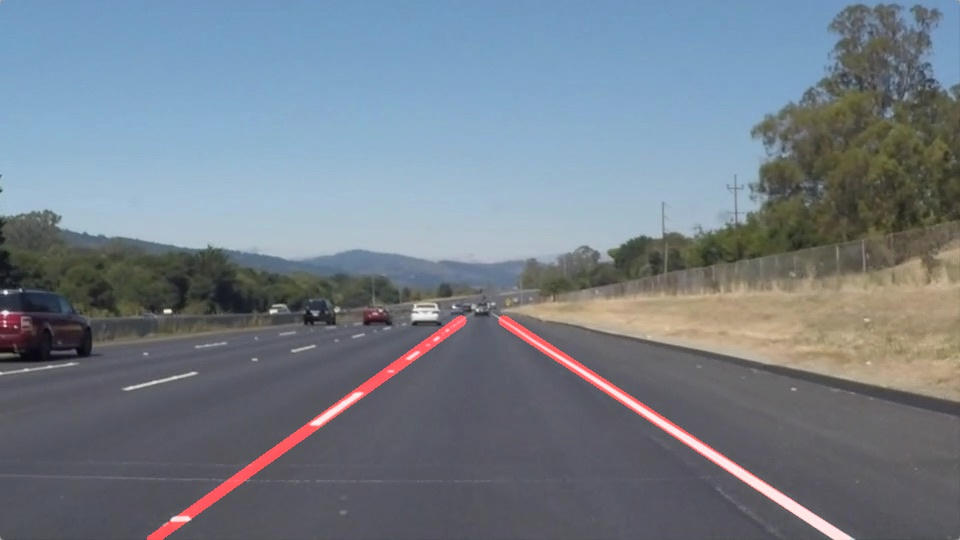
#> input picture sdc_eng/CarND-LaneLines-P1/examples/laneLines_thirdPass.jpg, 960 x 540 px
$ python -i detlane_p1.py   (imports and definitions only)
#> lines starting #> are read from the running program, lines starting #| are printed output that depends on the picture; after the words box and inside, x2 and y2 are one past the last pixel; in counts of white or black regions, pixels touching at a corner belong together
import matplotlib.pyplot as plt
import matplotlib.image as mpimg
import numpy as np
import cv2

import os
import sys

base_dir = "CarND-LaneLines-P1/"

image_dir = base_dir + "test_images/"
vid_dir = base_dir + "test_videos/"

# helper functions

def grayscale(image):

    return cv2.cvtColor(image, cv2.COLOR_RGB2GRAY)

def canny(image, low_threshold, high_threshold):

    return cv2.Canny(image, low_threshold, high_threshold)

def gaussian_blur(image, kernel_size):

    return cv2.GaussianBlur(image, (kernel_size, kernel_size), 0)

def region_of_interest(image, vertices):

    mask = np.zeros_like(image)

    if len(image.shape) > 2:
        channel_count = image.shape[2]
        ignore_mask_color = (255, ) * channel_count

    else:
        ignore_mask_color = 255

    cv2.fillPoly(mask, vertices, ignore_mask_color)

    masked_image = cv2.bitwise_and(image, mask)

    return masked_image

# point of intersection of two lines using their 4 constituent points
def point_of_intersection(line1, line2):

    '''
    args:
        line1 and line2: 4-tuple representing a line, of the form (x1, y1, x2, y2)

    returns:
        (x, y): point of intersection of the two lines. If parallel, returns infinity
    '''

    x1, y1, x2, y2 = line1
    x3, y3, x4, y4 = line2

    a1 = y2 - y1
    b1 = x1 - x2
    c1 = a1 * x1 + b1 * y1

    a2 = y4 - y3
    b2 = x3 - x4
    c2 = a2 * x3 + b2 * y3

    det = a1 * b2 - a2 * b1

    if det != 0:
        x = (b2 * c1 - b1 * c2) / det
        y = (a1 * c2 - a2 * c1) / det

        return (int(x), int(y))

    else:
        # lines are parallel
        # returns this instead of np.inf since integer values are expected for point coordinates
        return (sys.maxsize, sys.maxsize)


def draw_lines(image, lines, color = [255, 0, 0], thickness = 2):

    # create lines of the top and bottom of the lane
    # NOTE: remember to generalize this later to work on images of various sizes
    top = (450, 330, 490, 330)
    bottom = (0, image.shape[0], image.shape[1], image.shape[0])

    # separate lines by left and right to aggregate into two final lines, one per side
    left_lines = []
    right_lines = []

    for line in lines:

        for x1, y1, x2, y2 in line:
            slope = (y2 - y1) / (x2 - x1) if x2 - x1 != 0 else np.inf

            # only include lines that have slopes characteristic of typical lane lines

            # points seem to be ordered left to right, so...

            # left lines have a positive slope
            if slope < 5 and slope > 0.5:
                left_lines.append((x1, y1, x2, y2))

            # while right lines have a negative slope
            if slope > -5 and slope < -0.5:
                right_lines.append((x1, y1, x2, y2))

    num_left = len(left_lines)
    num_right = len(right_lines)

    avg_left = [k // num_left for k in [sum(x) for x in zip(*left_lines)]]
    avg_right = [k // num_right for k in [sum(x) for x in zip(*right_lines)]]

    #print(len(avg_left))
    #print(len(avg_right))

    # find intersections with the "top" and "bottom" of the lane to extend the detected lines

    for line in [avg_left, avg_right]:

        if len(line) == 4:
            top_intersect = point_of_intersection(tuple(line), top)
            bot_intersect = point_of_intersection(tuple(line), bottom)

        # print("Intersection with top: ", top_intersect)
        # print("Intersection with bottom: ", bot_intersect)

        cv2.line(image, top_intersect, bot_intersect, color, thickness)

    # [6 lines of commented-out code are left out]

def hough_transform(image, rho, theta, threshold, min_line_len, max_line_gap):

    lines = cv2.HoughLinesP(image, rho, theta, threshold, np.array([]), minLineLength = min_line_len, maxLineGap = max_line_gap)
    line_image = np.zeros((image.shape[0], image.shape[1], 3), dtype = np.uint8)
    draw_lines(line_image, lines, thickness = 10)

    return line_image

def weighted_image(image, initial_image, alpha = 0.8, beta = 1., gamma = 0.0):

    return cv2.addWeighted(initial_image, alpha, image, beta, gamma)


# lane detection pipeline
def detect_lane_lines(image):

    img_dims = image.shape

    gray = grayscale(image)
    gray_blur = gaussian_blur(image, kernel_size = 5)

    edges = canny(image, low_threshold = 50, high_threshold = 150)

    mask_vertices = np.array([[(0, img_dims[0]), (450, 330), (490, 330), (img_dims[1], img_dims[0])]], dtype = np.int32)

    masked_edges = region_of_interest(edges, mask_vertices)

    line_image = hough_transform(masked_edges, rho = 1, theta = np.pi / 180, threshold = 15, min_line_len = 20, max_line_gap = 20)

    color_image_with_lines = weighted_image(line_image, image)

    # [7 lines of commented-out code are left out]

    return color_image_with_lines

from moviepy.editor import VideoFileClip
from IPython.display import HTML


# [18 lines not run here, left out]

>>> import cv2
>>> picture = cv2.cvtColor(cv2.imread('CarND-LaneLines-P1/examples/laneLines_thirdPass.jpg'), cv2.COLOR_BGR2RGB)
>>> result = detect_lane_lines(picture)
#> in grayscale, `return cv2.cvtColor(image, cv2.COLOR_RGB2GRAY)`:
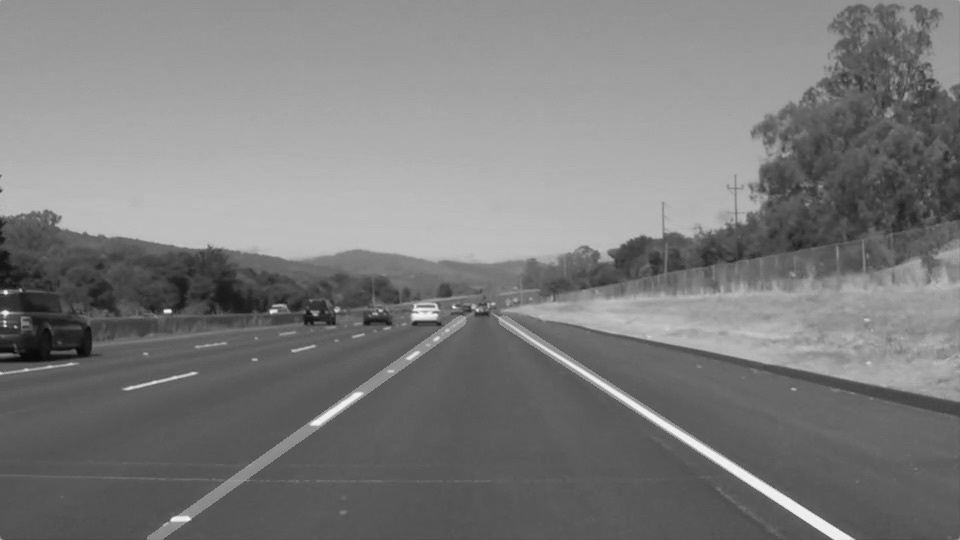
#> returned value: shape (540, 960); min 8, max 246, mean 124.2
#> in canny, `return cv2.Canny(image, low_threshold, high_threshold)`:
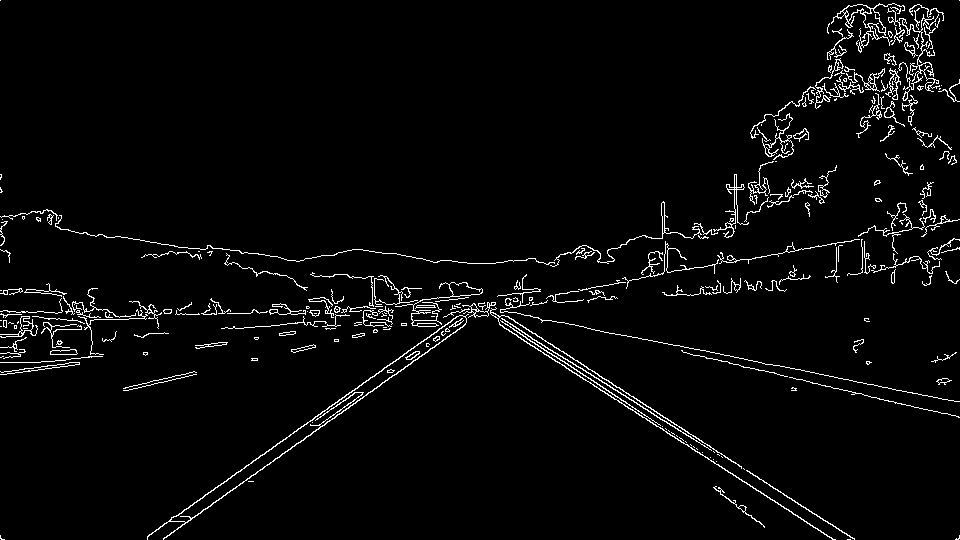
#> returned value: shape (540, 960); 3.2% white in thin lines or dots
#> in region_of_interest, `cv2.fillPoly(mask, vertices, ignore_mask_color)`:
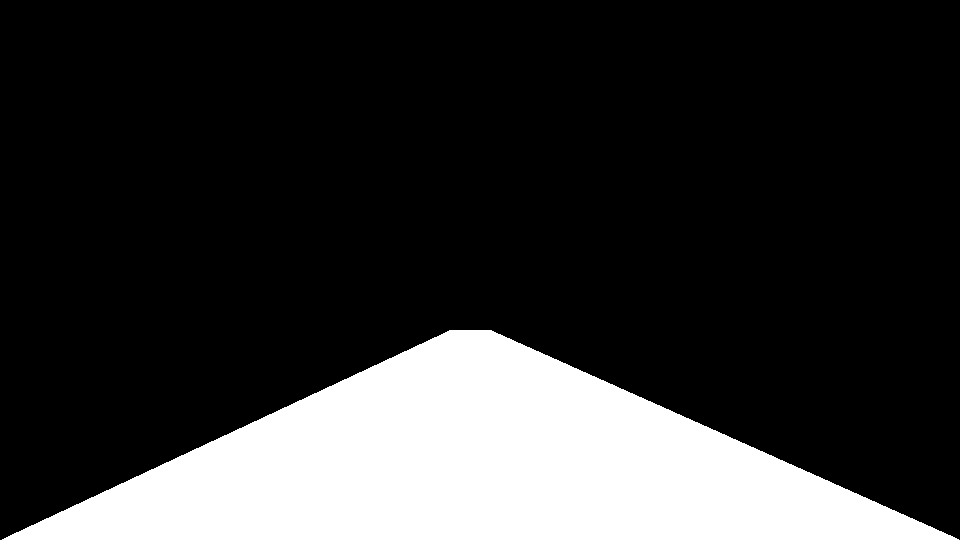
#> mask: shape (540, 960); 20.3% white; 1 white region, box (x1, y1, x2, y2) and area: (2, 330, 959, 540) 105039
#> in region_of_interest, `masked_image = cv2.bitwise_and(image, mask)`:
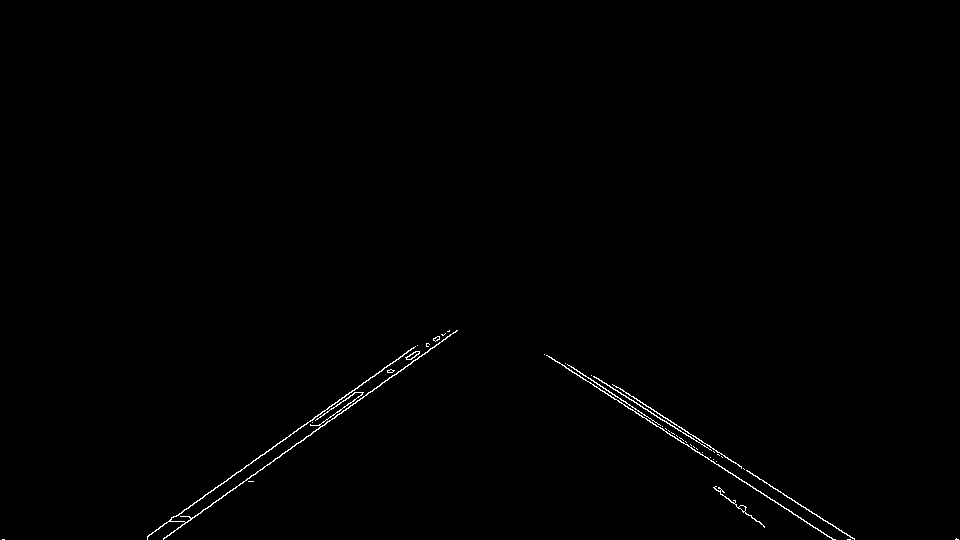
#> masked_image: shape (540, 960); 0.49% white in thin lines or dots, all inside (x1, y1, x2, y2) = (2, 330, 959, 540)
#> in hough_transform, `lines = cv2.HoughLinesP(image, rho, theta, threshold, np.array([]), mi..`: lines = 26 rows, first 6: [549, 356, 832, 539], [616, 386, 828, 523], [622, 389, 854, 539], [171, 532, 434, 347], [253, 460, 417, 345], [148, 535, 381, 371]
#> the loop in draw_lines, `for line in lines: ` made 26 passes
#> line on passes 1 to 12: [[549, 356, 832, 539]], [[616, 386, 828, 523]], [[622, 389, 854, 539]], [[171, 532, 434, 347]], [[253, 460, 417, 345]], [[148, 535, 381, 371]], [[565, 363, 716, 461]], [[687, 444, 834, 539]], [[591, 375, 660, 419]], [[317, 425, 361, 395]], [[569, 365, 638, 410]], [[313, 431, 457, 330]]
#> after the loop in draw_lines, `for line in lines:`: left_lines = 14 items, first 6: (549, 356, 832, 539), (616, 386, 828, 523), (622, 389, 854, 539), (565, 363, 716, 461), (687, 444, 834, 539), (591, 375, 660, 419); right_lines = [(171, 532, 434, 347), (253, 460, 417, 345), (148, 535, 381, 371), (317, 425, 361, 395), (313, 431, 457, 330), (147, 536, 264, 454), (310, 424, 356, 392), (163, 538, 211, 505), (391, 372, 439, 339), (387, 372, 441, 334), (389, 372, 449, 330), (214, 502, 262, 469)]
#> in draw_lines, `num_left = len(left_lines)`: num_left = 14
#> in draw_lines, `num_right = len(right_lines)`: num_right = 12
#> in draw_lines, `avg_left = [k // num_left for k in [sum(x) for x in zip(*left_lines)]]`: avg_left = [632, 407, 750, 484]
#> in draw_lines, `avg_right = [k // num_right for k in [sum(x) for x in zip(*right_lines..`: avg_right = [266, 458, 372, 384]
#> the loop in draw_lines, `for line in [avg_left, avg_right]: ` made 2 passes
#> after the loop in draw_lines, `for line in [avg_left, avg_right]:`:
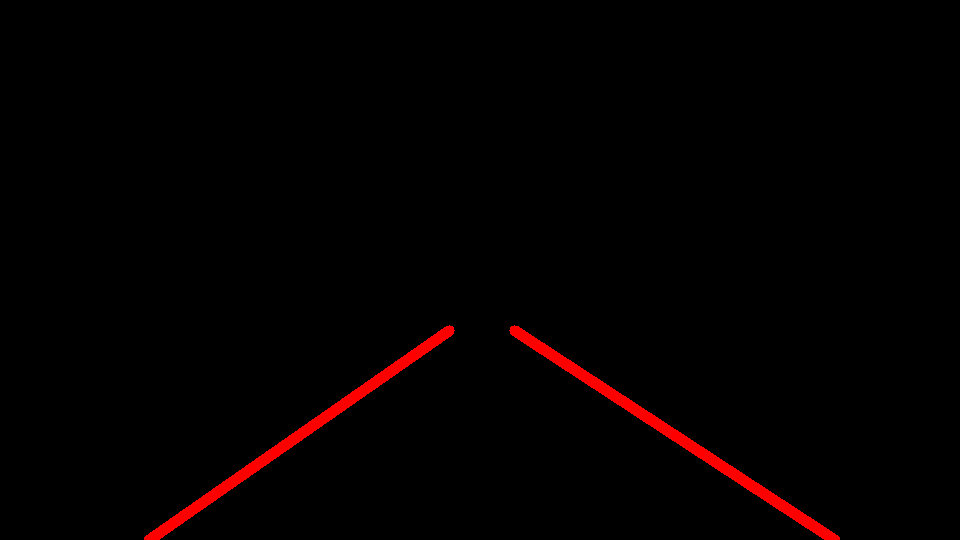
#> image: shape (540, 960, 3); mean of channels 0, 1, 2 4.1, 0, 0; drawn as R, G, B
#> in weighted_image, `return cv2.addWeighted(initial_image, alpha, image, beta, gamma)`:
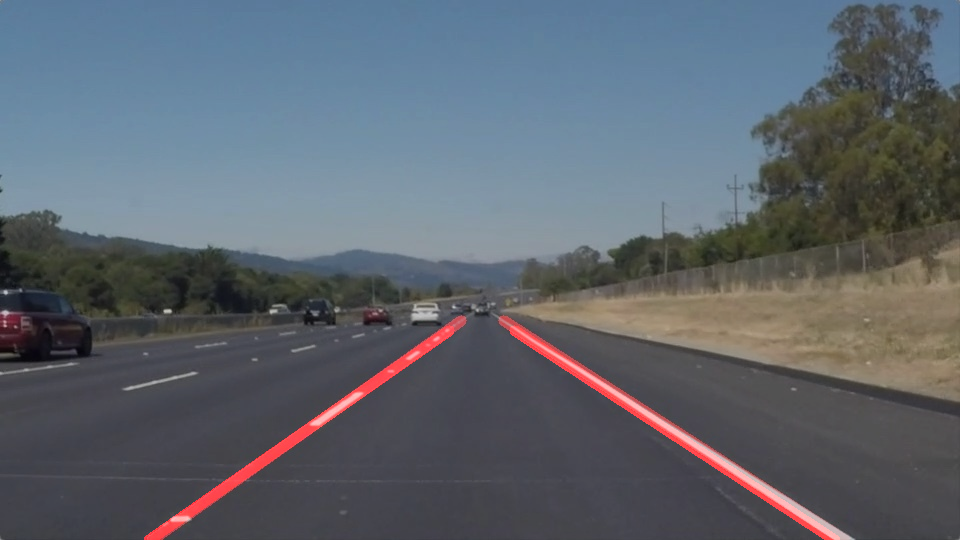
#> returned value: shape (540, 960, 3); mean of channels 0, 1, 2 94.2, 100.8, 109.2; drawn as R, G, B

$ run again, on sdc_eng/CarND-LaneLines-P1/test_images/solidYellowCurve.jpg
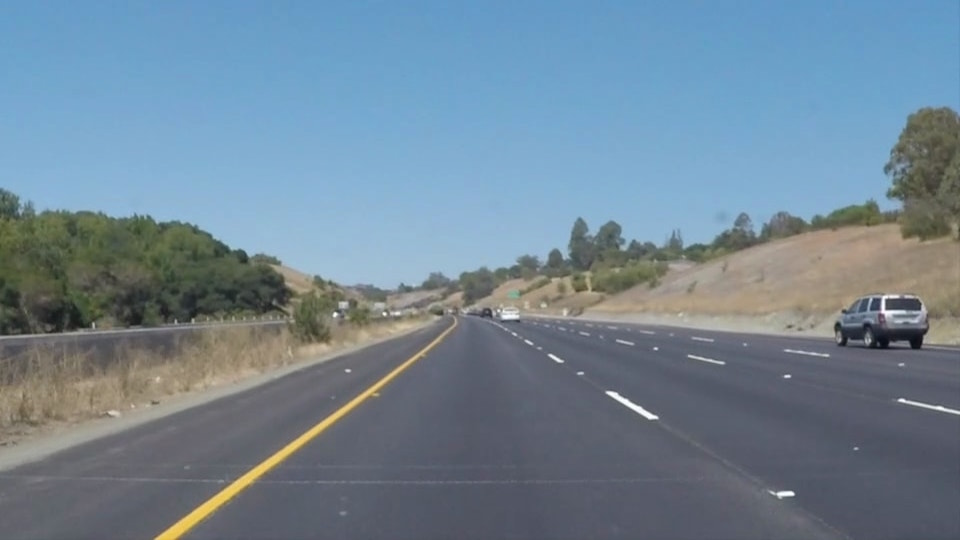
#> input picture sdc_eng/CarND-LaneLines-P1/test_images/solidYellowCurve.jpg, 960 x 540 px
#> mask: shape (540, 960); 20.3% white; 1 white region, box (x1, y1, x2, y2) and area: (2, 330, 959, 540) 105039
#> in region_of_interest, `masked_image = cv2.bitwise_and(image, mask)`:
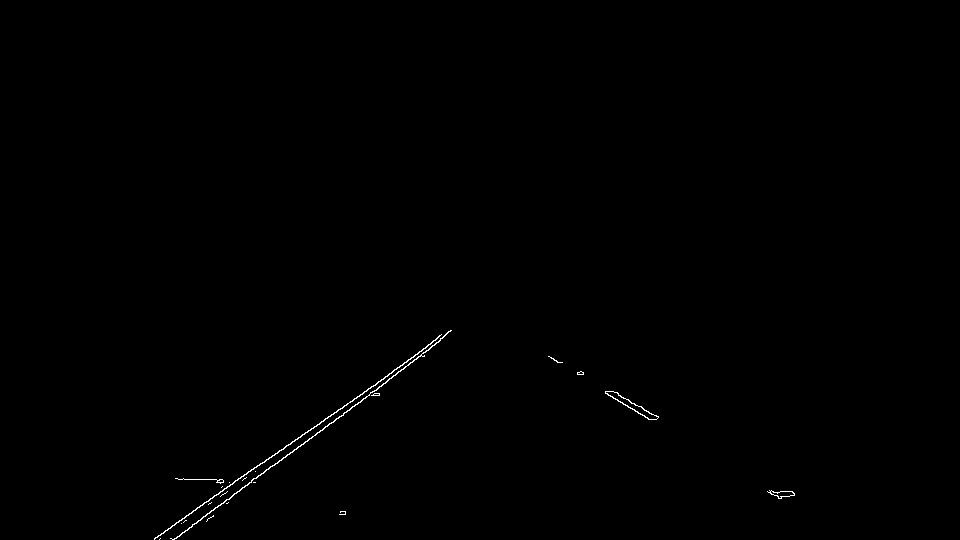
#> masked_image: shape (540, 960); 0.27% white in thin lines or dots, all inside (x1, y1, x2, y2) = (154, 330, 795, 540)
#> lines = 16 rows, first 6: [154, 538, 451, 330], [176, 538, 445, 335], [292, 452, 438, 342], [154, 539, 413, 357], [178, 479, 253, 479], [394, 369, 450, 330]
#> the loop in draw_lines, `for line in lines: ` made 16 passes
#> after the loop in draw_lines, `for line in lines:`: left_lines = [(605, 392, 650, 419), (613, 391, 652, 414), (548, 356, 578, 374), (617, 392, 649, 412), (551, 357, 579, 374), (561, 362, 581, 374), (562, 362, 582, 374)]; right_lines = [(154, 538, 451, 330), (176, 538, 445, 335), (292, 452, 438, 342), (154, 539, 413, 357), (394, 369, 450, 330), (173, 539, 272, 465), (208, 504, 255, 471)]
#> num_left = 7
#> avg_left = [579, 373, 610, 391]
#> avg_right = [221, 497, 389, 375]
#> the loop in draw_lines, `for line in [avg_left, avg_right]: ` made 2 passes
#> in weighted_image, `return cv2.addWeighted(initial_image, alpha, image, beta, gamma)`:
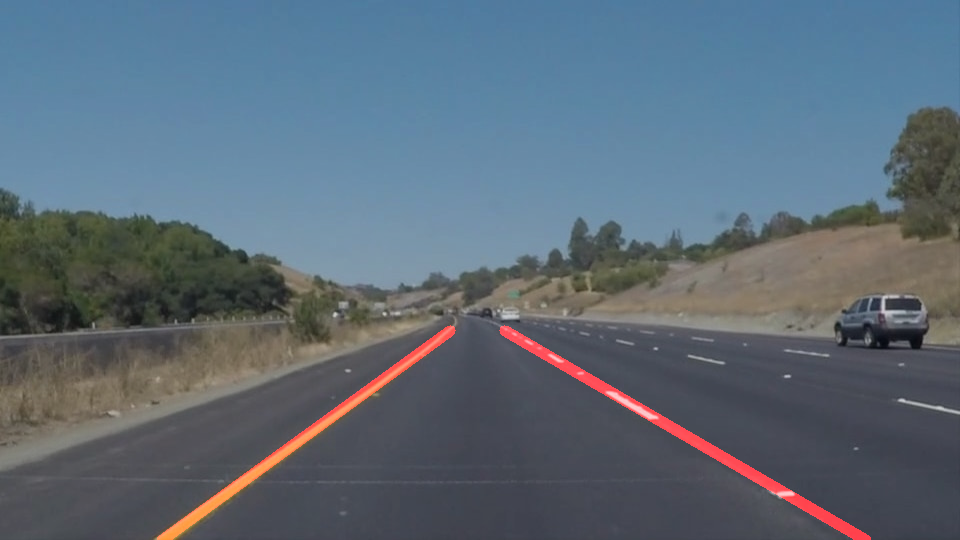
#> returned value: shape (540, 960, 3); mean of channels 0, 1, 2 92.8, 106.7, 119.2; drawn as R, G, B
